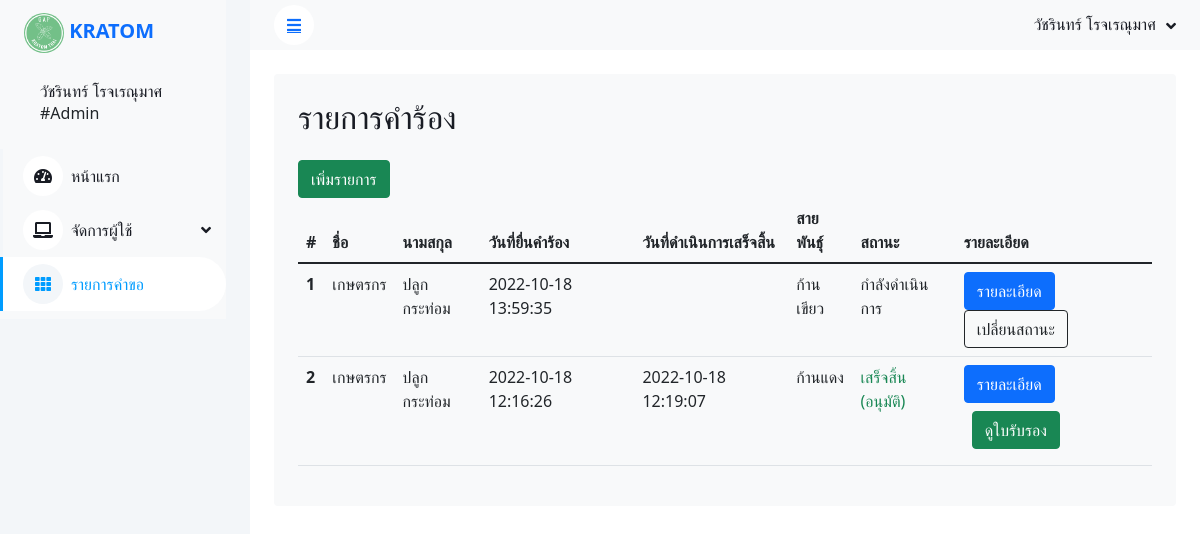
The page /admin/list_petition.php (signed in) on the database its author committed.
### tables this page shows
CREATE TABLE `petition` (
  `id_user` int(11) DEFAULT NULL,
  `id_petition` int(11) NOT NULL,
  `species` varchar(50) DEFAULT NULL,
  `quantity` int(11) DEFAULT NULL,
  `address_farm` varchar(100) DEFAULT NULL,
  `sub_area` varchar(50) DEFAULT NULL,
  `area` varchar(50) DEFAULT NULL,
  `province` varchar(50) DEFAULT NULL,
  `zip_code` varchar(5) DEFAULT NULL,
  `tel` varchar(10) DEFAULT NULL,
  `status` int(11) DEFAULT NULL,
  `petition_date` timestamp NULL DEFAULT NULL,
  `succes_date` timestamp NULL DEFAULT NULL,
  `approved` int(11) DEFAULT NULL,
  `img` varchar(130) DEFAULT NULL
);

CREATE TABLE `user` (
  `id_user` int(11) NOT NULL,
  `username` varchar(30) DEFAULT NULL,
  `password` varchar(40) DEFAULT NULL,
  `name` varchar(100) DEFAULT NULL,
  `lastname` varchar(50) DEFAULT NULL,
  `user_type` int(11) DEFAULT NULL,
  `user_status` int(11) DEFAULT '1'
);

### admin/header.php (called while the page is built, shortened)
<?php
  $a_name = $_SESSION['a_name'];
?>

### admin/list_petition.php (shortened to what this page needs)
<!DOCTYPE html>
<html lang="en">
<head>
    <?php
    include('header.php');
    $query = "SELECT * FROM user JOIN petition ON user.id_user = petition.id_user ORDER BY petition.id_petition DESC" or die("Error:" . mysqli_error($con));
    $result = mysqli_query($con, $query);
    ?>
    <link href="https://cdnjs.cloudflare.com/ajax/libs/font-awesome/5.10.0/css/all.min.css" rel="stylesheet">
    <link href="https://cdn.jsdelivr.net/npm/bootstrap-icons@1.4.1/font/bootstrap-icons.css" rel="stylesheet">
    <link href="lib/owlcarousel/assets/owl.carousel.min.css" rel="stylesheet">
    <link href="lib/tempusdominus/css/tempusdominus-bootstrap-4.min.css" rel="stylesheet" />
    <link href="css/bootstrap.min.css" rel="stylesheet">
    <link href="css/style.css" rel="stylesheet">
    <link href="https://cdn.jsdelivr.net/npm/bootstrap@5.1.3/dist/css/bootstrap.min.css" rel="stylesheet">
</head>
<body>
    <div class="container-xxl position-relative bg-white d-flex p-0">
        <div class="sidebar pe-4 pb-3">
            <nav class="navbar bg-light navbar-light">
                <a href="index.php" class="navbar-brand mx-4 mb-4">
                    <div class="position-relative">
                        <img class="rounded-circle" src="../images/11478160-D297-4215-BCA7-84A3191EB15D.png" alt="" style="width: 40px; height: 40px;">
                    <strong class="text-primary">KRATOM</strong>
                    </div>
                </a>
                <div class="d-flex align-items-center ms-4 mb-4">
                    <div class="ms-3">
                        <h6 class="mb-0"><?php echo $a_name; ?></h6>
                        <span>#Admin</span>
                    </div>
                </div>
                <div class="navbar-nav w-100">
                    <a href="index.php" class="nav-item nav-link"><i class="fa fa-tachometer-alt me-2"></i>หน้าแรก</a>
                    <div class="nav-item dropdown">
                        <a href="#" class="nav-link dropdown-toggle" data-bs-toggle="dropdown"><i class="fa fa-laptop me-2"></i>จัดการผู้ใช้</a>
                    </div>
                    <a href="list_petition.php" class="nav-item nav-link active"><i class="fa fa-th me-2"></i>รายการคำขอ</a>
                </div>
            </nav>
        </div>
        <div class="content">
            <?php
            include('navber.php');
            ?>
            <div class="container-fluid pt-4 px-4">
            <div class="col-12">
                <div class="bg-light rounded h-100 p-4">
                    <h2 class="mb-4">รายการคำร้อง</h2>
                    <button type="button" class="btn btn-success bth-sm" data-bs-toggle="modal" data-bs-target="#addpet">เพิ่มรายการ</button>
                    <br>
                    <div class="table-responsive">
                    <table class="table">
                            <thead>
                                <tr>
                                    <th scope="col">#</th>
                                    <th scope="col">ชื่อ</th>
                                    <th scope="col">นามสกุล</th>
                                    <th scope="col">วันที่ยื่นคำร้อง</th>
                                    <th scope="col">วันที่ดำเนินการเสร็จสิ้น</th>
                                    <th scope="col">สายพันธ์ุ</th>
                                    <th scope="col">สถานะ</th>
                                    <th scope="col">รายละเอียด</th>
                                </tr>
                            </thead>
                            <?php
                                $num = 1;
                                if($result->num_rows == 0){
                            ?>
                                    <tr align="center">
                                    <td colspan="8">ไม่พบข้อมูล</td>
                                    </tr>
                            <?php } else{ ?>
                            <tbody>
                            <?php
                                    while ($row_am =  mysqli_fetch_assoc($result)){ ?>
                                <tr>
                                    <th scope="row"><?php echo $num; $num++; ?></th>
                                    <td><?php echo $row_am['name']; ?></td>
                                    <td><?php echo $row_am['lastname']; ?></td>
                                    <td><?php echo $row_am['petition_date']; ?></td>
                                    <td><?php echo $row_am['succes_date']; ?></td>
                                    <td><?php echo $row_am['species']; ?></td>
                                    <?php if($row_am['status'] == 1){ ?>
                                        <td class="text-warning"> รอการตรวจสอบ </td>
                                    <?php }elseif($row_am['status'] == 2){ ?>
                                        <td> กำลังดำเนินการ </td>
                                    <?php }elseif($row_am['status'] == 3){?>
                                        <td class="text-success"> เสร็จสิ้น
                                            <?php if ($row_am['approved'] == 1) { ?>
                                                (อนุมัติ)
                                            <?php } elseif ($row_am['approved'] == 0) { ?>
                                                <span class="text-danger">
                                                (ไม่อนุมัติ)
                                                </span>
                                            <?php } ?>
                                        </td>
                                    <?php } ?>
                                    <td>
                                        <button type="button" class="btn btn-primary" data-bs-toggle="modal" data-bs-target="#detail<?php echo $row_am['id_petition'] ?>">
                                        รายละเอียด
                                        </button>
                                        <?php
                                            if ($row_am['status'] == 3 && $row_am['approved'] == 1) {
                                                ?>
                                                <a class="btn btn-success m-2" data-bs-toggle="modal" data-bs-target="#img<?php echo $row_am['id_petition'] ?>"> ดูใบรับรอง</a>
                                                <?php
                                            }elseif ($row_am['status'] != 3) {
                                                ?>
                                                <a class="btn btn-outline-dark" data-bs-toggle="modal" data-bs-target="#status<?php echo $row_am['id_petition'] ?>"> เปลี่ยนสถานะ</a>
                                                <?php
                                            }
                                        ?>
                                    </td>
                                </tr>
                                <?php
                                include('modal_gap.php');
                                } ?>
                            <?php }; ?>
                    </div>
                </div>
            </div>
            </div>
</body>
</html>

### admin/css/style.css (style rules this page uses)
:root { --primary: #009CFF; --light: #F3F6F9; --dark: #191C24; }
.btn { transition: .5s; }
.btn.btn-primary { color: #FFFFFF; }
.sidebar { position: fixed; top: 0; left: 0; bottom: 0; width: 250px; height: 100vh; overflow-y: auto; background: var(--light); transition: 0.5s; z-index: 999; }
.content { margin-left: 250px; min-height: 100vh; background: #FFFFFF; transition: 0.5s; }
@media (min-width: 992px) { .sidebar { margin-left: 0; } }
@media (min-width: 992px) { .content { width: calc(100% - 250px); } }
.sidebar .navbar .navbar-nav .nav-link { padding: 7px 20px; color: var(--dark); font-weight: 500; border-left: 3px solid var(--light); border-radius: 0 30px 30px 0; outline: none; }
.sidebar .navbar .navbar-nav .nav-link:hover, .sidebar .navbar .navbar-nav .nav-link.active { color: var(--primary); background: #FFFFFF; border-color: var(--primary); }
.sidebar .navbar .navbar-nav .nav-link i { width: 40px; height: 40px; display: inline-flex; align-items: center; justify-content: center; background: #FFFFFF; border-radius: 40px; }
.sidebar .navbar .navbar-nav .nav-link:hover i, .sidebar .navbar .navbar-nav .nav-link.active i { background: var(--light); }
.sidebar .navbar .dropdown-toggle::after { position: absolute; top: 15px; right: 15px; border: none; content: "\f107"; font-family: "Font Awesome 5 Free"; font-weight: 900; transition: .5s; }

### rows shown on the page
petition: id_user.name "เกษตรกร", id_user.lastname "ปลูกกระท่อม", petition_date "2022-10-18 13:59:35", species "ก้านเขียว", status "กำลังดำเนินการ"
petition: id_user.name "เกษตรกร", id_user.lastname "ปลูกกระท่อม", petition_date "2022-10-18 12:16:26", succes_date "2022-10-18 12:19:07", species "ก้านแดง", status "เสร็จสิ้น"

### other values the page prints
$a_name "วัชรินทร์ โรจเรณุมาศ"
